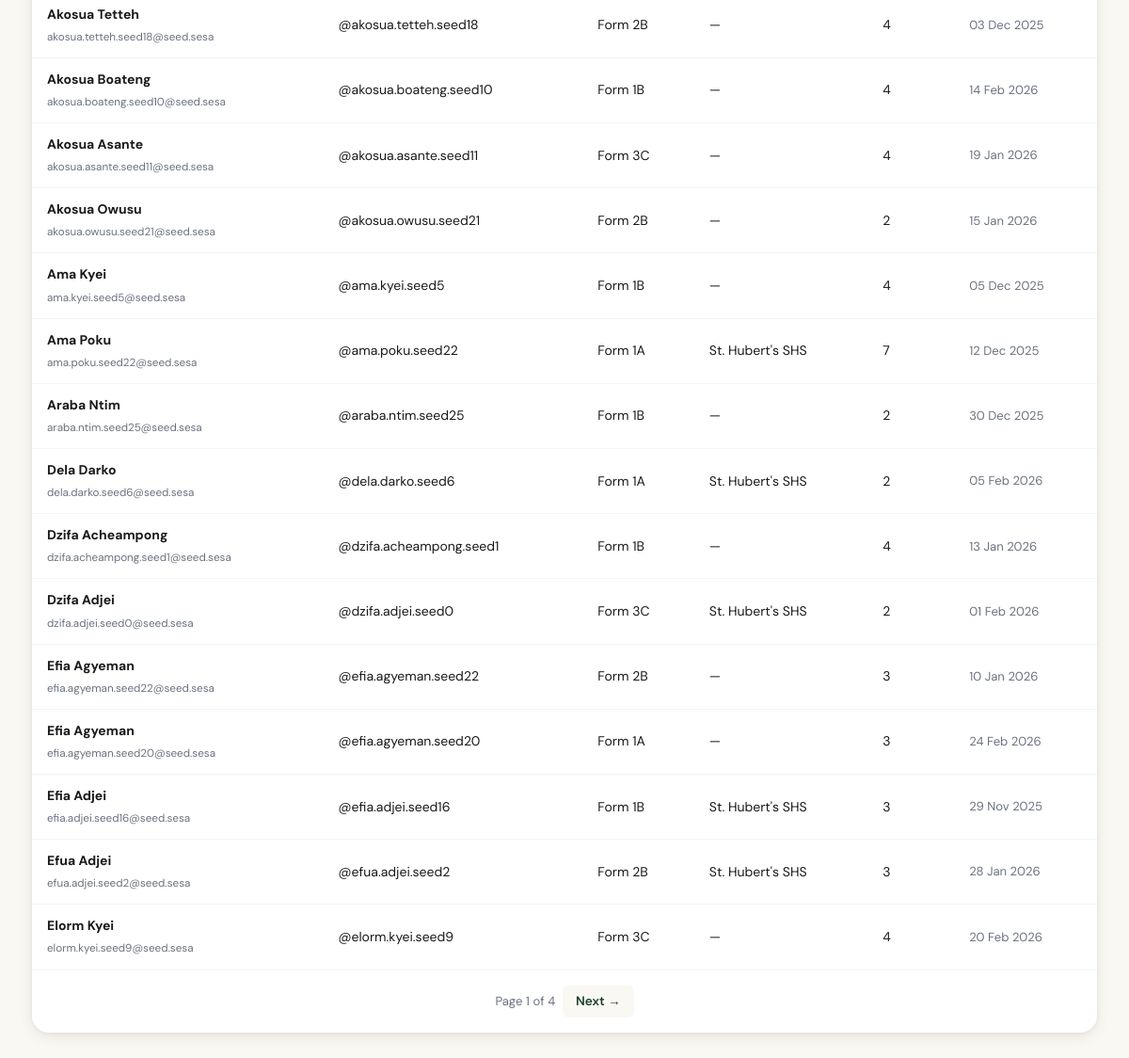
/school/6/students (signed in, lower part), run on an earlier commit of the app's database.
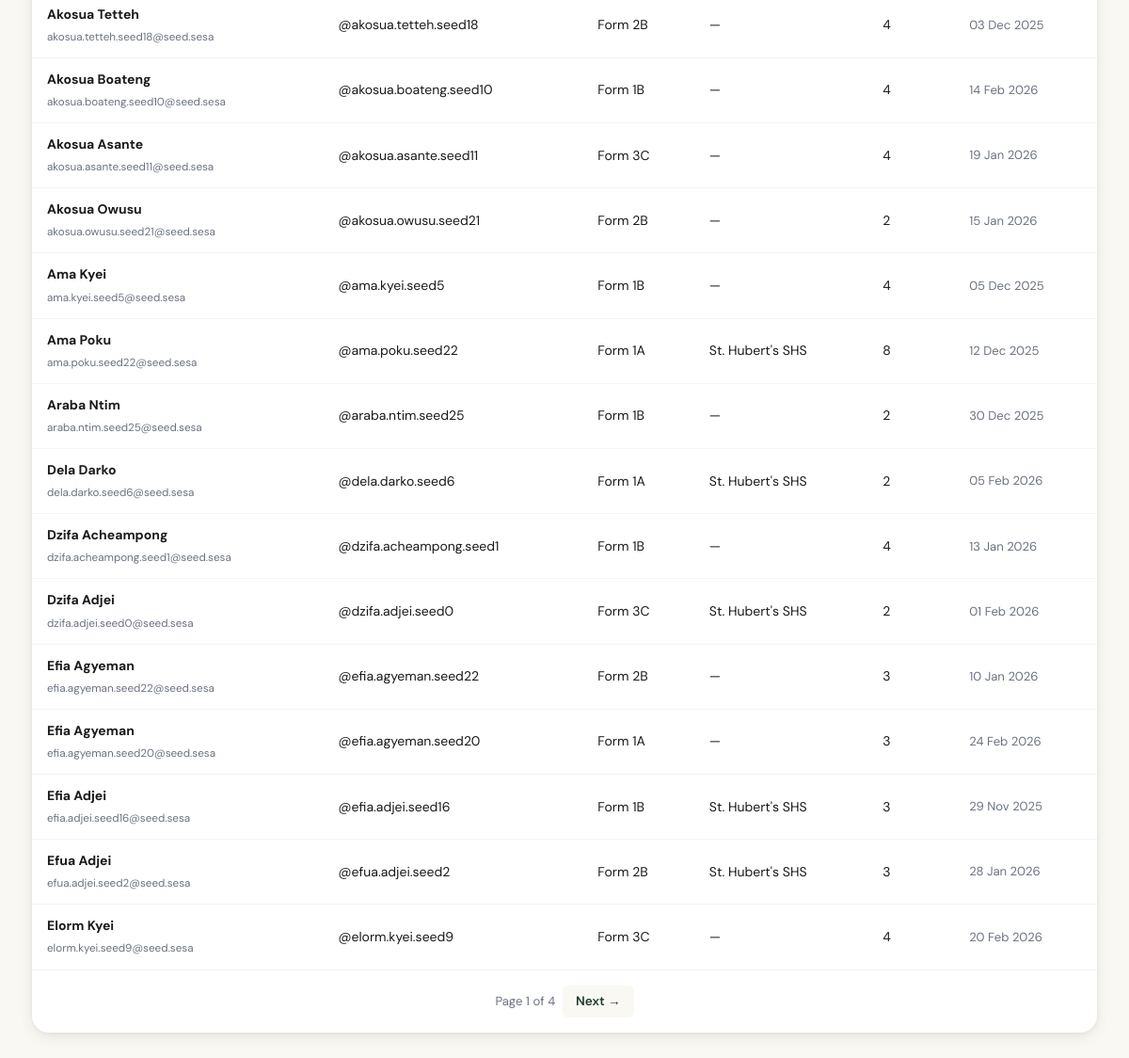
And on a later commit of the database.
### app/models/account.py (models this page shows, shortened)
class Accounts(UserMixin, db.Model):
    __tablename__ = 'accounts'
    id = db.Column(db.Integer, primary_key=True)
    fname = db.Column(db.String(100), nullable=False)
    lname = db.Column(db.String(100), nullable=False)
    email = db.Column(db.String(120), unique=True, nullable=True, index=True)
    username = db.Column(db.String(50), unique=True, nullable=False, index=True)
    password = db.Column(db.String(256), nullable=False)
    school_name = db.Column(db.String(200), nullable=True)
    gender = db.Column(db.String(20), nullable=True)
    birthdate = db.Column(db.Date, nullable=True)
    last_login = db.Column(db.DateTime, nullable=True)
    created_at = db.Column(db.DateTime, default=lambda: datetime.now(timezone.utc))
    school_id = db.Column(
        db.Integer,
        db.ForeignKey('school.id', ondelete='CASCADE', name='fk_accounts_school_id'),
        nullable=True,
        index=True
    )
    class_group = db.Column(db.String(50), nullable=True)   # e.g. "Form 2A", "JHS 3B"
    is_admin = db.Column(db.Boolean, default=False, nullable=False)
    is_counsellor = db.Column(db.Boolean, default=False, server_default='0', nullable=False)
    failed_attempts = db.Column(db.Integer, default=0, server_default='0', nullable=False)
    locked_until = db.Column(db.DateTime, nullable=True)  # NULL = not locked
    phone = db.Column(db.String(20), nullable=True)
    consent_given = db.Column(db.Boolean, default=False, nullable=False, server_default='0')
    consent_given_at = db.Column(db.DateTime, nullable=True)
    consent_version = db.Column(db.String(10), nullable=True)  # e.g. 'v1.0'
    test_results = db.relationship(
        'TestResult',
        backref='account',
        lazy='dynamic',
        cascade='all, delete-orphan'
    )
    LOCKOUT_THRESHOLD = 5      # failed attempts before lockout
    LOCKOUT_MINUTES   = 15     # minutes locked after threshold reached

### app/routes/main.py (the view)
@main_bp.route('/school/<int:school_id>/students')
@school_login_required
def school_students(school_id):
    school = _get_school_from_session()
    if current_user.is_authenticated and current_user.is_super_admin:
        school = School.query.get_or_404(school_id)
    elif school and school.id == school_id:
        pass
    else:
        flash('Please log in as a school administrator.', 'warning')
        return redirect(url_for('auth.school_login'))
    accounts_q = (Accounts.query
                  .filter_by(school_id=school.id)
                  .order_by(Accounts.fname))
    total_students = accounts_q.count()
    student_page = request.args.get('student_page', 1, type=int)
    students_pagination = accounts_q.paginate(page=student_page, per_page=25, error_out=False)
    return render_template(
        'main/school_students.html',
        school=school,
        students_pagination=students_pagination,
        total_students=total_students,
    )

### app/routes/main.py (called while the page is built)
def _get_school_from_session():
    school_id = session.get('school_id')
    return School.query.get(school_id) if school_id else None

### app/templates/main/school_students.html (shortened to what this page needs)
{% extends 'base.html' %}
{% block body %}
<div class="container" style="padding-bottom: 48px;">
  <div class="section">
    <div class="card">
      <div class="table-wrapper">
        <table class="table">
          <tbody>
            {% for acc in students_pagination.items %}
            <tr>
              <td data-label="Name"><strong>{{ acc.fname }} {{ acc.lname }}</strong><br><small style="color:var(--gray-500)">{{ acc.email or '—' }}</small></td>
              <td data-label="Username">@{{ acc.username }}</td>
              <td data-label="Class">{{ acc.class_group or '—' }}</td>
              <td data-label="School">{{ acc.school_name if acc.school_name else '—' }}</td>
              <td data-label="Tests">{{ acc.test_results.count() }}</td>
              <td data-label="Joined" style="color:var(--gray-500); font-size:0.82rem;">{{ acc.created_at.strftime('%d %b %Y') }}</td>
            </tr>
            {% endfor %}
          </tbody>
        </table>
      </div>
      {% if students_pagination.pages > 1 %}
      <div style="display:flex; justify-content:center; align-items:center; gap:8px; padding:16px; border-top:1px solid var(--gray-100);">
        <span style="font-size:0.82rem; color:var(--gray-500);">Page {{ students_pagination.page }} of {{ students_pagination.pages }}</span>
        {% if students_pagination.has_next %}
          <a href="{{ url_for('main.school_students', school_id=school.id, student_page=students_pagination.next_num) }}"
             style="padding:6px 14px; border-radius:6px; background:var(--ivory); color:var(--green-800); text-decoration:none; font-size:0.85rem; font-weight:600;">Next →</a>
        {% endif %}
      </div>
      {% endif %}
    </div>
  </div>
</div>
{% endblock %}

What changed in the data, as far as the page shows it:
changed Accounts "Poku": test_results.count "7" → "8"
